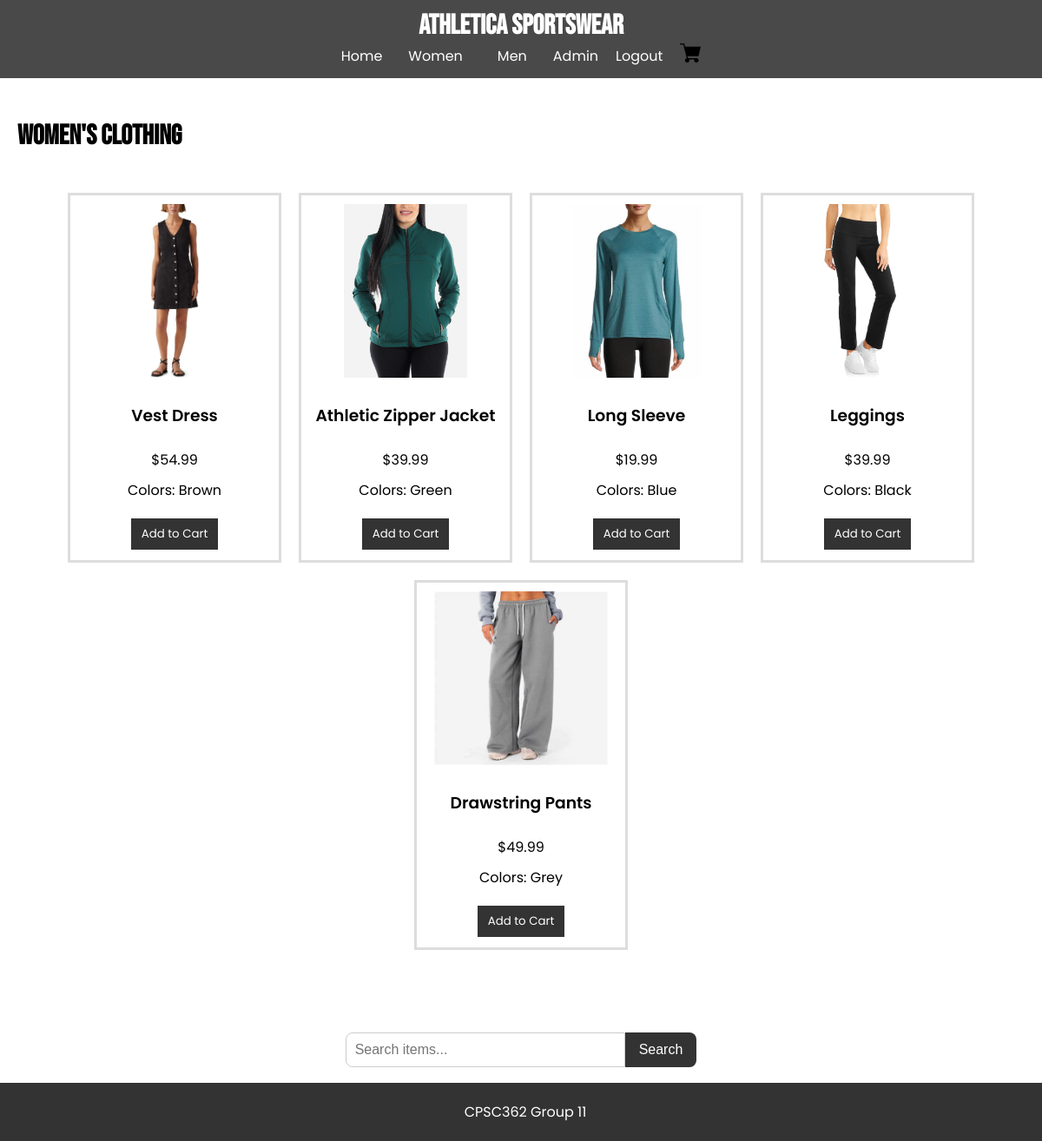
Screenshot of /women/clothing (signed in) with the database file from the repository.
### tables this page shows
CREATE TABLE items
                    (id TEXT PRIMARY KEY,
                    name TEXT NOT NULL,
                    category TEXT NOT NULL,
                    subcategory TEXT NOT NULL,
                    price REAL NOT NULL,
                    image TEXT,
                    color TEXT);

### app.py (the view)
@app.route('/women/clothing')
def women_clothing():
    with sqlite3.connect(DB_PATH) as con:
        cur = con.cursor()
        cur.execute("SELECT * FROM items WHERE category = 'Women' AND subcategory = 'Clothing'")
        items = cur.fetchall()
    return render_template("women_clothing.html", items=items)

### templates/women_clothing.html (shortened to what this page needs)
{% extends "base.html" %}
{% block content %}
    <h2>Women's Clothing</h2>
    <div class="items">
        {% for item in items %}
            <div class="item">
                <img src="{{ url_for('static', filename='images/' + item[5]) }}" alt="{{ item[1] }}">
                <h3>{{ item[1] }}</h3>
                <p>${{ "%.2f" % item[4] }}</p>
                <p class="colors">Colors: {{ item[6] }}</p>
                <form method="POST" action="{{ url_for('add_to_cart') }}">
                    <button type="submit" class="add-to-cart">Add to Cart</button>
                </form>
            </div>
        {% else %}
            <p>No items found.</p>
        {% endfor %}
    </div>
{% endblock %}

### static/css/style.css (style rules this page uses)
body { font-family: 'Poppins', sans-serif; font-weight: 400; margin: 0; padding: 0; }
h2 { font-family: 'Bebas Neue', sans-serif; font-size: 2em; font-weight: 700; }
h3 { font-family: 'Poppins', sans-serif; font-weight: 600; }
form { margin: 10px 0; }
form input, form select, form button { margin: 5px 0; padding: 5px; }
.items { display: flex; margin-bottom: 40px; flex-wrap: wrap; gap: 20px; justify-content: center; padding: 20px; }
.item { border: .2em solid #ddd; padding: 10px; width: 220px; text-align: center; height: 400px; flex-direction: column; display: flex; }
.item p { font-family: 'Poppins', sans-serif; margin: 5px 0px; }
.item img { max-width: 100%; max-height: 200px; object-fit: contain; display: block; margin: 0 auto 10px auto; flex-shrink: 0; }
.add-to-cart { font-family: 'Poppins', sans-serif; background-color: #333; color: white; border: none; padding: 8px 12px; cursor: pointer; margin-bottom: 10px; }

### rows the page displays
items: image (picture), name "Vest Dress", price "54.99", color "Brown"
items: image (picture), name "Athletic Zipper Jacket", price "39.99", color "Green"
items: image (picture), name "Long Sleeve", price "19.99", color "Blue"
items: image (picture), name "Leggings", price "39.99", color "Black"
items: image (picture), name "Drawstring Pants", price "49.99", color "Grey"
